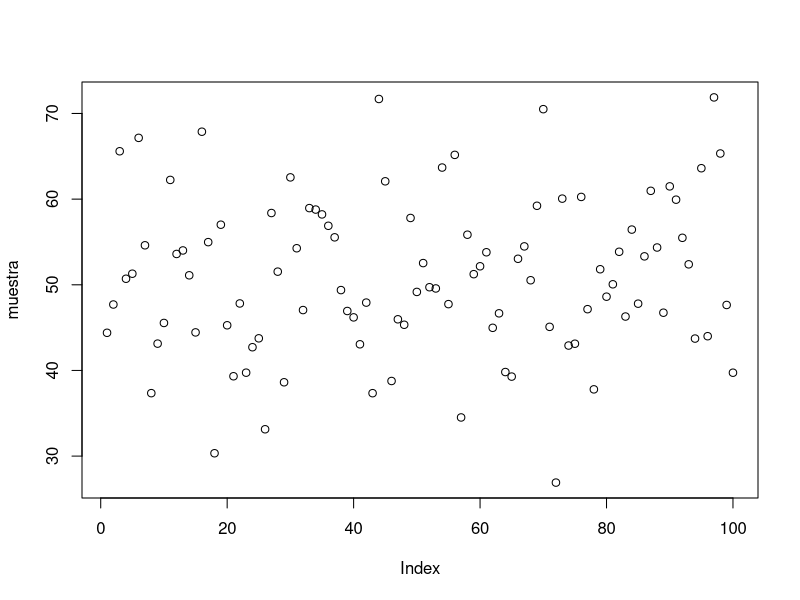
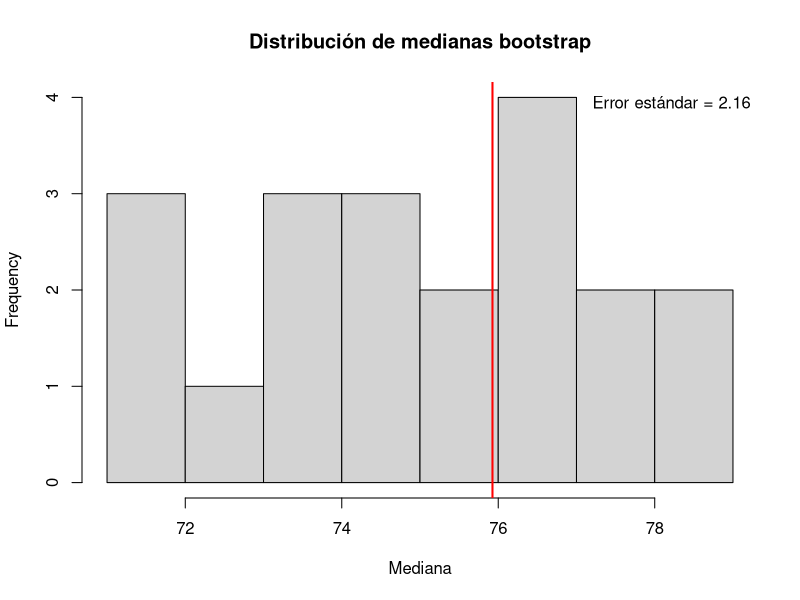

Source code (R) for these figures, in order:
## ---- chunk 1
# Establecer la semilla para reproducibilidad
set.seed(123)

# Definir la media y el desvío estándar deseados
X <- 50
Z <- 10

# Generar una muestra de 100 datos con distribución normal
muestra <- rnorm(n = 100, mean = X, sd = Z)

# Imprimir los primeros 10 elementos de la muestra
head(muestra, 10)
plot(muestra)
## ---- chunk 2
# Paso 1: Generar una muestra con 100 datos
set.seed(123) #
X <- 75
Z <- 15
muestra <- rnorm(100, mean = X, sd = Z) #rnorm genera muestras aleatorias con distribución normal, y nos permite establecer la media y el error estandar manualmente. Lo guardamos en "muestra"

# Paso 2: Obtener 20 muestras bootstrap
n_bootstrap <- 20
muestras_bootstrap <- lapply(1:n_bootstrap, function(i) sample(muestra, replace = TRUE)) # lapply genera una lista cuyos elementos son vectores del tamaño/largo 20 (obtenidos de n_boostrap), generados en "function" que contiene muestras generadas con "sample" con reemplazo "replace=True" a partir de datos originales llamada "muestra". Esta lista es guardada en "muestras_bootstrap"
 
# Paso 3: Calcular la mediana para cada muestra bootstrap
medianas_bootstrap <- sapply(muestras_bootstrap, median) # sapply es función vectorizada que permite iterar sobre una lista o vector sin la necesidad de usar el bucle for. Entonces, itera sobre la lista "muestras_bootstrap" que contiene vectores y devuelve la mediana en una lista que son guardadas en "medianas_bootstrap".

# Paso 4: Calcular los errores estándar de la distribución de medianas y graficar
error_estandar <- sd(medianas_bootstrap) #sd nos devuelve el error estandar de los valores guardados en "medianas_bootstrap"
hist(medianas_bootstrap, main = "Distribución de medianas bootstrap", xlab = "Mediana") 
abline(v = median(muestra), col = "red", lwd = 2)
legend("topright", legend = paste("Error estándar =", round(error_estandar, 2)), bty = "n")

# Se observa que las medianas de las muestras bootstrap se distribuyen alrededor de la mediana de la muestra original. # El error estándar proporciona una estimación de la variabilidad de la mediana.

# Paso 5: Generar una función para calcular los errores estándar por bootstrap
# La función "calcular_error_estandar_bootstrap" devuelve el error estandar a partir de la entrada de una "muestra" que son capturadas con nombre "datos" y el tamaño del boostrap con nombre "n_bootstrap", se utilizan las funciones lapply y sapply para generar bootstraping y obtener el error estandar de "la mediana"
calcular_error_estandar_bootstrap <- function(datos, n_bootstrap) {
 muestras_bootstrap <- lapply(1:n_bootstrap, function(i) sample(datos, replace = TRUE))
 medianas_bootstrap <- sapply(muestras_bootstrap, median)
 error_estandar <- sd(medianas_bootstrap)
 return(error_estandar)
}

# Calcular el error estándar con la función
error_estandar_bootstrap <- calcular_error_estandar_bootstrap(muestra, n_bootstrap)
print(error_estandar_bootstrap) #imprime el error estandard del boostrap
